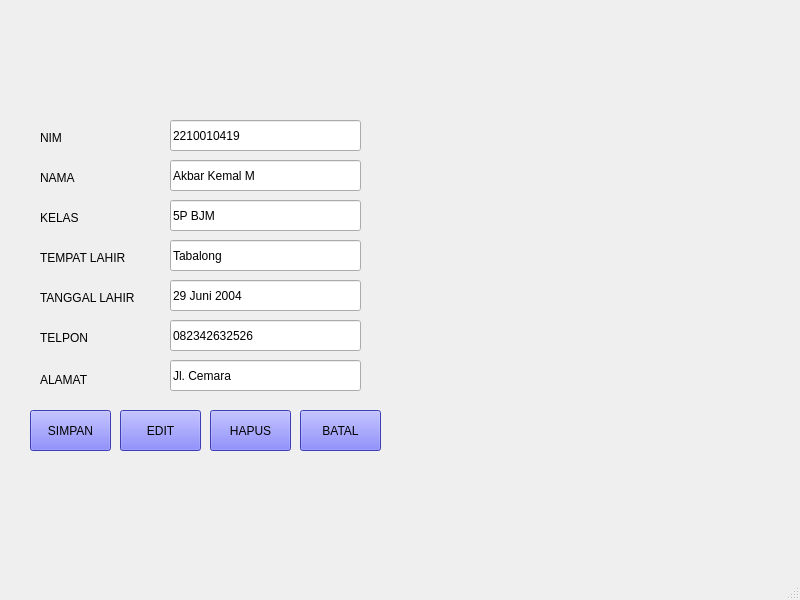
<?xml version="1.0" encoding="UTF-8"?>
<ui version="4.0">
 <class>MainWindow</class>
 <widget class="QMainWindow" name="MainWindow">
  <property name="geometry">
   <rect>
    <x>0</x>
    <y>0</y>
    <width>800</width>
    <height>600</height>
   </rect>
  </property>
  <property name="windowTitle">
   <string>MainWindow</string>
  </property>
  <widget class="QWidget" name="centralwidget">
   <widget class="QLabel" name="label">
    <property name="geometry">
     <rect>
      <x>40</x>
      <y>130</y>
      <width>41</width>
      <height>16</height>
     </rect>
    </property>
    <property name="styleSheet">
     <string notr="true">font: 75 9pt &quot;MS Shell Dlg 2&quot;;</string>
    </property>
    <property name="text">
     <string>NIM</string>
    </property>
   </widget>
   <widget class="QLabel" name="label_2">
    <property name="geometry">
     <rect>
      <x>40</x>
      <y>170</y>
      <width>41</width>
      <height>16</height>
     </rect>
    </property>
    <property name="styleSheet">
     <string notr="true">font: 75 9pt &quot;MS Shell Dlg 2&quot;;</string>
    </property>
    <property name="text">
     <string>NAMA</string>
    </property>
   </widget>
   <widget class="QLabel" name="label_3">
    <property name="geometry">
     <rect>
      <x>40</x>
      <y>210</y>
      <width>41</width>
      <height>16</height>
     </rect>
    </property>
    <property name="styleSheet">
     <string notr="true">font: 75 9pt &quot;MS Shell Dlg 2&quot;;</string>
    </property>
    <property name="text">
     <string>KELAS</string>
    </property>
   </widget>
   <widget class="QLabel" name="label_4">
    <property name="geometry">
     <rect>
      <x>40</x>
      <y>250</y>
      <width>111</width>
      <height>16</height>
     </rect>
    </property>
    <property name="styleSheet">
     <string notr="true">font: 75 9pt &quot;MS Shell Dlg 2&quot;;</string>
    </property>
    <property name="text">
     <string>TEMPAT LAHIR</string>
    </property>
   </widget>
   <widget class="QLabel" name="label_5">
    <property name="geometry">
     <rect>
      <x>40</x>
      <y>290</y>
      <width>121</width>
      <height>16</height>
     </rect>
    </property>
    <property name="styleSheet">
     <string notr="true">font: 75 9pt &quot;MS Shell Dlg 2&quot;;</string>
    </property>
    <property name="text">
     <string>TANGGAL LAHIR</string>
    </property>
   </widget>
   <widget class="QLabel" name="label_6">
    <property name="geometry">
     <rect>
      <x>40</x>
      <y>330</y>
      <width>81</width>
      <height>16</height>
     </rect>
    </property>
    <property name="styleSheet">
     <string notr="true">font: 75 9pt &quot;MS Shell Dlg 2&quot;;</string>
    </property>
    <property name="text">
     <string>TELPON</string>
    </property>
   </widget>
   <widget class="QLabel" name="label_7">
    <property name="geometry">
     <rect>
      <x>40</x>
      <y>370</y>
      <width>71</width>
      <height>20</height>
     </rect>
    </property>
    <property name="styleSheet">
     <string notr="true">font: 75 9pt &quot;MS Shell Dlg 2&quot;;</string>
    </property>
    <property name="text">
     <string>ALAMAT</string>
    </property>
   </widget>
   <widget class="QLineEdit" name="lineEdit">
    <property name="geometry">
     <rect>
      <x>170</x>
      <y>120</y>
      <width>191</width>
      <height>31</height>
     </rect>
    </property>
    <property name="text">
     <string>2210010419</string>
    </property>
   </widget>
   <widget class="QLineEdit" name="lineEdit_2">
    <property name="geometry">
     <rect>
      <x>170</x>
      <y>160</y>
      <width>191</width>
      <height>31</height>
     </rect>
    </property>
    <property name="text">
     <string>Akbar Kemal M</string>
    </property>
   </widget>
   <widget class="QLineEdit" name="lineEdit_3">
    <property name="geometry">
     <rect>
      <x>170</x>
      <y>200</y>
      <width>191</width>
      <height>31</height>
     </rect>
    </property>
    <property name="text">
     <string>5P BJM</string>
    </property>
   </widget>
   <widget class="QLineEdit" name="lineEdit_4">
    <property name="geometry">
     <rect>
      <x>170</x>
      <y>240</y>
      <width>191</width>
      <height>31</height>
     </rect>
    </property>
    <property name="text">
     <string>Tabalong</string>
    </property>
   </widget>
   <widget class="QLineEdit" name="lineEdit_5">
    <property name="geometry">
     <rect>
      <x>170</x>
      <y>280</y>
      <width>191</width>
      <height>31</height>
     </rect>
    </property>
    <property name="text">
     <string>29 Juni 2004</string>
    </property>
   </widget>
   <widget class="QLineEdit" name="lineEdit_6">
    <property name="geometry">
     <rect>
      <x>170</x>
      <y>320</y>
      <width>191</width>
      <height>31</height>
     </rect>
    </property>
    <property name="text">
     <string>082342632526</string>
    </property>
   </widget>
   <widget class="QLineEdit" name="lineEdit_7">
    <property name="geometry">
     <rect>
      <x>170</x>
      <y>360</y>
      <width>191</width>
      <height>31</height>
     </rect>
    </property>
    <property name="text">
     <string>Jl. Cemara</string>
    </property>
   </widget>
   <widget class="QPushButton" name="pushButton">
    <property name="geometry">
     <rect>
      <x>30</x>
      <y>410</y>
      <width>81</width>
      <height>41</height>
     </rect>
    </property>
    <property name="styleSheet">
     <string notr="true">font: 75 9pt &quot;MS Shell Dlg 2&quot;;
background:rgb(85, 85, 255);</string>
    </property>
    <property name="text">
     <string>SIMPAN</string>
    </property>
   </widget>
   <widget class="QPushButton" name="pushButton_2">
    <property name="geometry">
     <rect>
      <x>120</x>
      <y>410</y>
      <width>81</width>
      <height>41</height>
     </rect>
    </property>
    <property name="styleSheet">
     <string notr="true">font: 75 9pt &quot;MS Shell Dlg 2&quot;;
background:rgb(85, 85, 255);</string>
    </property>
    <property name="text">
     <string>EDIT</string>
    </property>
   </widget>
   <widget class="QPushButton" name="pushButton_3">
    <property name="geometry">
     <rect>
      <x>210</x>
      <y>410</y>
      <width>81</width>
      <height>41</height>
     </rect>
    </property>
    <property name="styleSheet">
     <string notr="true">font: 75 9pt &quot;MS Shell Dlg 2&quot;;
background:rgb(85, 85, 255);</string>
    </property>
    <property name="text">
     <string>HAPUS</string>
    </property>
   </widget>
   <widget class="QPushButton" name="pushButton_4">
    <property name="geometry">
     <rect>
      <x>300</x>
      <y>410</y>
      <width>81</width>
      <height>41</height>
     </rect>
    </property>
    <property name="styleSheet">
     <string notr="true">font: 75 9pt &quot;MS Shell Dlg 2&quot;;
background:rgb(85, 85, 255);</string>
    </property>
    <property name="text">
     <string>BATAL</string>
    </property>
   </widget>
  </widget>
  <widget class="QMenuBar" name="menubar">
   <property name="geometry">
    <rect>
     <x>0</x>
     <y>0</y>
     <width>800</width>
     <height>26</height>
    </rect>
   </property>
  </widget>
  <widget class="QStatusBar" name="statusbar"/>
 </widget>
 <resources/>
 <connections/>
</ui>
